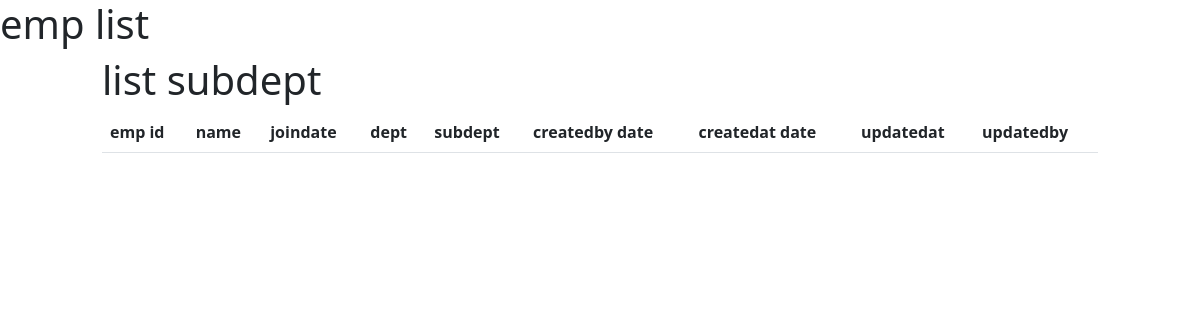
Before: /emp_list (signed in) with the older database file.
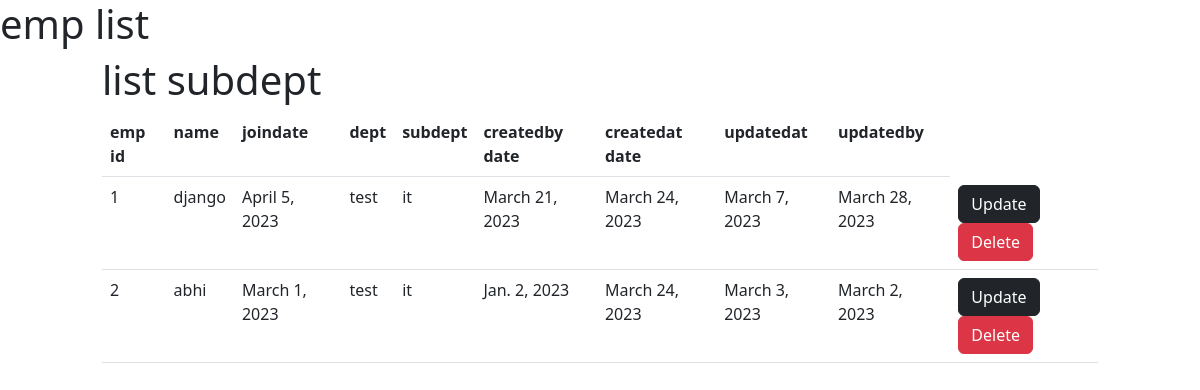
After: the same page with the newer database file.
### empweb/models.py (models this page shows, shortened)
class EmployeeMaster(models.Model):
    emp_id=models.AutoField(primary_key=True)
    name=models.CharField(max_length=250)
    join_date=models.DateField()
    department=models.ForeignKey(Departmentmaster,on_delete=models.CASCADE)
    sub_department=models.ForeignKey(SubDepartmentmaster,on_delete=models.CASCADE)
    created_by_date=models.DateField()
    created_at_date=models.DateField(auto_now_add=True)
    updated_at=models.DateField()
    updated_by=models.DateField()

class Departmentmaster(models.Model):
    department_id=models.AutoField(primary_key=True)
    department_name=models.CharField(max_length=100)
    description=models.CharField(max_length=100)
    created_by_date=models.DateField()
    created_at_date=models.DateField(auto_now_add=True)
    def __str__(self):
        return self.department_name

class SubDepartmentmaster(models.Model):
    sub_department_id=models.AutoField(primary_key=True)
    department_id=models.ForeignKey(Departmentmaster, on_delete=models.CASCADE)
    sub_department_name=models.CharField(max_length=110)
    description=models.CharField(max_length=100)
    created_by_date=models.DateField()
    created_at_date=models.DateField(auto_now_add=True)
    def __str__(self):
        return self.sub_department_name

### empweb/views.py (the view)
# urls.py: path("emp_list",EmployeeListView.as_view(),name="emp_list"),
@method_decorator(decs,name="dispatch")
class EmployeeListView(ListView):
    template_name="emp_list.html"
    model=EmployeeMaster
    def get(self,request,*args,**kw):
        data=EmployeeMaster.objects.all()
        context={"data":data}
        return render(request,"emp_list.html",context)

### empweb/views.py (called while the page is built)
def signin_required(fn):
    def wrapper(request,*args,**kw):
        if not request.user.is_authenticated:
            return redirect("signin")
        else:
            return fn(request,*args,**kw)
    return wrapper

### empweb/templates/emp_list.html (shortened to what this page needs)
<!DOCTYPE html>
<html lang="en">
<head>
    <link href="https://cdn.jsdelivr.net/npm/bootstrap@5.3.0-alpha1/dist/css/bootstrap.min.css" rel="stylesheet">
</head>
<body>
    <h1>emp list</h1>
     <div class="row">
        <div class="col-1"></div>
        <div class="col-10">
            <h1>list subdept</h1>
            <table class="table">
                <tr>
            <th>emp id</th>
            <th>name</th>
            <th>joindate</th>
            <th>dept</th>
            <th>subdept</th>
            <th>createdby date</th>
            <th>createdat date</th>
            <th>updatedat</th>
            <th>updatedby</th>
                </tr>
                {%for d in data%}
                <tr>
                    <td>{{d.emp_id}}</td>
                    <td>{{d.name}}</td>
                    <td>{{d.join_date}}</td>
                    <td>{{d.department}}</td>
                    <td>{{d.sub_department}}</td>
                    <td>{{d.created_by_date}}</td>
                    <td>{{d.created_at_date}}</td>
                    <td>{{d.updated_at}}</td>
                    <td>{{d.updated_by}}</td>
                    <td>
                        <a href="{%url 'emp_update' d.emp_id%}"><button type="submit" class="btn btn-dark">Update</button></a>
                        <a href="{%url 'emp_delete' d.emp_id%}"><button type="submit" class="btn btn-danger">Delete</button></a>
                    </td>
                </tr>
                {%endfor%}
             </table>
        </div>
        <div class="col-1"></div></div>
</body>
</html>

Changed rows visible on the page:
added EmployeeMaster: emp_id "1", name "django", join_date "April 5, 2023", department "test", sub_department "it", created_by_date "March 21, 2023", created_at_date "March 24, 2023", updated_at "March 7, 2023", updated_by "March 28, 2023"
added EmployeeMaster: emp_id "2", name "abhi", join_date "March 1, 2023", department "test", sub_department "it", created_by_date "Jan. 2, 2023", created_at_date "March 24, 2023", updated_at "March 3, 2023", updated_by "March 2, 2023"
